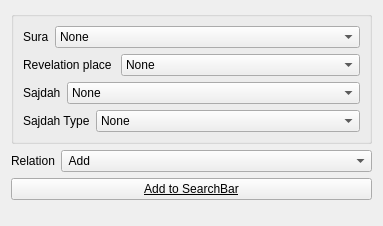
       <widget class="QWidget" name="p_misc">
        <property name="geometry">
         <rect>
          <x>0</x>
          <y>0</y>
          <width>383</width>
          <height>226</height>
         </rect>
        </property>
        <attribute name="label">
         <string>Misc</string>
        </attribute>
        <layout class="QVBoxLayout" name="verticalLayout_20">
         <item>
          <widget class="QGroupBox" name="groupBox_11">
           <property name="title">
            <string/>
           </property>
           <layout class="QVBoxLayout" name="verticalLayout_21">
            <item>
             <layout class="QHBoxLayout" name="horizontalLayout_15">
              <item>
               <widget class="QLabel" name="label_25">
                <property name="sizePolicy">
                 <sizepolicy hsizetype="Fixed" vsizetype="Preferred">
                  <horstretch>0</horstretch>
                  <verstretch>0</verstretch>
                 </sizepolicy>
                </property>
                <property name="text">
                 <string>Sura</string>
                </property>
                <property name="buddy">
                 <cstring>o_stat_in</cstring>
                </property>
               </widget>
              </item>
              <item>
               <widget class="QComboBox" name="o_sura_name">
                <item>
                 <property name="text">
                  <string>None</string>
                 </property>
                </item>
               </widget>
              </item>
             </layout>
            </item>
            <item>
             <layout class="QHBoxLayout" name="horizontalLayout_16">
              <item>
               <widget class="QLabel" name="label_26">
                <property name="sizePolicy">
                 <sizepolicy hsizetype="Fixed" vsizetype="Preferred">
                  <horstretch>0</horstretch>
                  <verstretch>0</verstretch>
                 </sizepolicy>
                </property>
                <property name="text">
                 <string>Revelation place </string>
                </property>
                <property name="buddy">
                 <cstring>o_stat_in</cstring>
                </property>
               </widget>
              </item>
              <item>
               <widget class="QComboBox" name="o_tanzil">
                <item>
                 <property name="text">
                  <string>None</string>
                 </property>
                </item>
                <item>
                 <property name="text">
                  <string>Medina</string>
                 </property>
                </item>
                <item>
                 <property name="text">
                  <string>Mekka</string>
                 </property>
                </item>
               </widget>
              </item>
             </layout>
            </item>
            <item>
             <layout class="QHBoxLayout" name="horizontalLayout_19">
              <item>
               <widget class="QLabel" name="label_31">
                <property name="sizePolicy">
                 <sizepolicy hsizetype="Fixed" vsizetype="Preferred">
                  <horstretch>0</horstretch>
                  <verstretch>0</verstretch>
                 </sizepolicy>
                </property>
                <property name="text">
                 <string>Sajdah</string>
                </property>
                <property name="buddy">
                 <cstring>o_stat_in</cstring>
                </property>
               </widget>
              </item>
              <item>
               <widget class="QComboBox" name="o_sajdah_exist">
                <item>
                 <property name="text">
                  <string>None</string>
                 </property>
                </item>
                <item>
                 <property name="text">
                  <string>No</string>
                 </property>
                </item>
                <item>
                 <property name="text">
                  <string>Yes</string>
                 </property>
                </item>
               </widget>
              </item>
             </layout>
            </item>
            <item>
             <layout class="QHBoxLayout" name="horizontalLayout_18">
              <item>
               <widget class="QLabel" name="label_30">
                <property name="sizePolicy">
                 <sizepolicy hsizetype="Fixed" vsizetype="Preferred">
                  <horstretch>0</horstretch>
                  <verstretch>0</verstretch>
                 </sizepolicy>
                </property>
                <property name="text">
                 <string>Sajdah Type</string>
                </property>
                <property name="buddy">
                 <cstring>o_stat_in</cstring>
                </property>
               </widget>
              </item>
              <item>
               <widget class="QComboBox" name="o_sajdah_type">
                <property name="enabled">
                 <bool>true</bool>
                </property>
                <item>
                 <property name="text">
                  <string>None</string>
                 </property>
                </item>
                <item>
                 <property name="text">
                  <string>Recommended</string>
                 </property>
                </item>
                <item>
                 <property name="text">
                  <string>Obliged</string>
                 </property>
                </item>
               </widget>
              </item>
             </layout>
            </item>
           </layout>
          </widget>
         </item>
         <item>
          <layout class="QHBoxLayout" name="horizontalLayout_32">
           <item>
            <widget class="QLabel" name="label_15">
             <property name="sizePolicy">
              <sizepolicy hsizetype="Fixed" vsizetype="Preferred">
               <horstretch>0</horstretch>
               <verstretch>0</verstretch>
              </sizepolicy>
             </property>
             <property name="text">
              <string>Relation</string>
             </property>
             <property name="buddy">
              <cstring>o_relation_misc</cstring>
             </property>
            </widget>
           </item>
           <item>
            <widget class="QComboBox" name="o_relation_misc">
             <property name="currentIndex">
              <number>0</number>
             </property>
             <item>
              <property name="text">
               <string> Add</string>
              </property>
             </item>
             <item>
              <property name="text">
               <string>Replace</string>
              </property>
             </item>
             <item>
              <property name="text">
               <string>(OR)</string>
              </property>
             </item>
             <item>
              <property name="text">
               <string>(AND)</string>
              </property>
             </item>
             <item>
              <property name="text">
               <string>(ANDNOT)</string>
              </property>
             </item>
            </widget>
           </item>
          </layout>
         </item>
         <item>
          <widget class="QPushButton" name="o_add2query_misc">
           <property name="font">
            <font>
             <weight>50</weight>
             <bold>false</bold>
             <underline>true</underline>
             <strikeout>false</strikeout>
             <kerning>false</kerning>
            </font>
           </property>
           <property name="cursor">
            <cursorShape>PointingHandCursor</cursorShape>
           </property>
           <property name="toolTip">
            <string/>
           </property>
           <property name="text">
            <string>Add to SearchBar</string>
           </property>
           <property name="icon">
            <iconset resource="../images/main.qrc">
             <normaloff>:/resources/up-16.png</normaloff>:/resources/up-16.png</iconset>
           </property>
          </widget>
         </item>
         <item>
          <spacer name="verticalSpacer_6">
           <property name="orientation">
            <enum>Qt::Vertical</enum>
           </property>
           <property name="sizeHint" stdset="0">
            <size>
             <width>20</width>
             <height>40</height>
            </size>
           </property>
          </spacer>
         </item>
        </layout>
       </widget>
